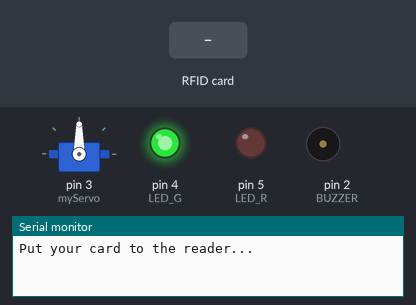
Bench run of a sketch on a simulated Arduino Uno, built with avr-gcc and run on an emulated ATmega328P. Parts: servo, output pins drawn as LEDs (lit = HIGH), buzzer (waves = sounding), the last lines printed to the serial monitor. Inputs (shaded band) come from the test bench. Pins used as bus, display or sensor lines are not drawn.

Above: at 1.2 s.
1.3 s: RFID card E0 01 61 A3 held to the reader
At 2.1 s:
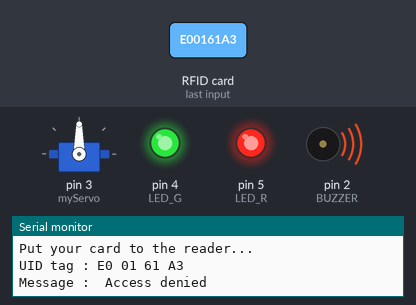
3.8 s: RFID card 5E 7A 19 C4 held to the reader
At 5.5 s:
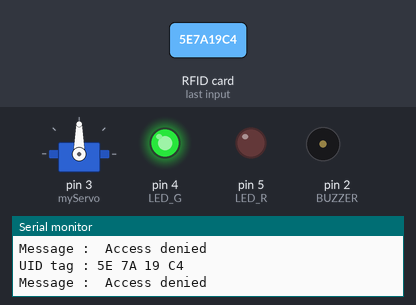
Timing chart, 0 to 7.0 s (numbered marks = the images above; inputs shaded):
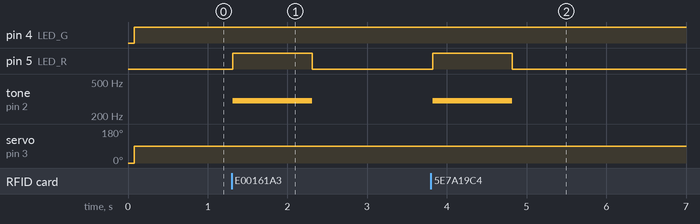

Measured:
- after the input at 1.3 s, pin 5 (LED_R): LOW → HIGH at once, → LOW 1.0 s later; tone on pin 2 (BUZZER): silent → 300 Hz at once, → silent 1.0 s later
- after the input at 3.8 s, pin 5 (LED_R): LOW → HIGH at once, → LOW 1.0 s later; tone on pin 2 (BUZZER): silent → 300 Hz at once, → silent 1.0 s later

The sketch:

RFID_Sensor.ino
```cpp
//RFID
#include <SPI.h>
#include <MFRC522.h>
#include <Servo.h>

#define SS_PIN 10
#define RST_PIN 9
#define LED_G 4 //define green LED pin
#define LED_R 5 //define red LED
#define BUZZER 2 //buzzer pin
MFRC522 mfrc522(SS_PIN, RST_PIN);   // Create MFRC522 instance.5555555555550
Servo myServo; //define servo name

void setup()
{
  Serial.begin(9600);   // Initiate a serial communication
  SPI.begin();      // Initiate  SPI bus
  mfrc522.PCD_Init();   // Initiate MFRC522
  myServo.attach(3); //se002rvo pin

  myServo.write(0); //servo start position
   pinMode(LED_G, OUTPUT);
  pinMode(LED_R, OUTPUT);
  pinMode(BUZZER, OUTPUT);
  noTone(BUZZER);
  Serial.println("Put your card to the reader...");
  Serial.println();

}
void loop()
{


  // Look for new cards
  if ( ! mfrc522.PICC_IsNewCardPresent())
  {
    myServo.write(90);
    digitalWrite(LED_G,HIGH);
    digitalWrite(LED_R,LOW);
    return;
  }
  // Select one of the cards
  if ( ! mfrc522.PICC_ReadCardSerial())
  {
    myServo.write(180);
    digitalWrite(LED_G,HIGH);
    digitalWrite(LED_R,LOW);
    return;
  }
  //Show UID on serial monitor
  Serial.print("UID tag :");
  String content= "";
  byte letter;
  for (byte i = 0; i < mfrc522.uid.size; i++)
  {
     Serial.print(mfrc522.uid.uidByte[i] < 0x10 ? " 0" : " ");
     Serial.print(mfrc522.uid.uidByte[i], HEX);
     content.concat(String(mfrc522.uid.uidByte[i] < 0x10 ? " 0" : " "));
     content.concat(String(mfrc522.uid.uidByte[i], HEX));
  }
  Serial.println();
  Serial.print("Message : ");
  content.toUpperCase();
  if (content.substring(1) == " E0 01 61 A3" || content.substring(1) == "  26 69 3D 12") //change here the UID of the card/cards that you want to give access
  {
    Serial.println("Authorized access");
    Serial.println();
    delay(500);
    digitalWrite(LED_G, HIGH);
    tone(BUZZER, 500);
    delay(300);
    noTone(BUZZER);
    myServo.write(180);
    delay(5000);
    myServo.write(0);
    digitalWrite(LED_G, LOW);
  }

 else   {
    Serial.println(" Access denied");
    digitalWrite(LED_R, HIGH);
    tone(BUZZER, 300);
    delay(1000);
    digitalWrite(LED_R, LOW);
    noTone(BUZZER);
  }
}
```
